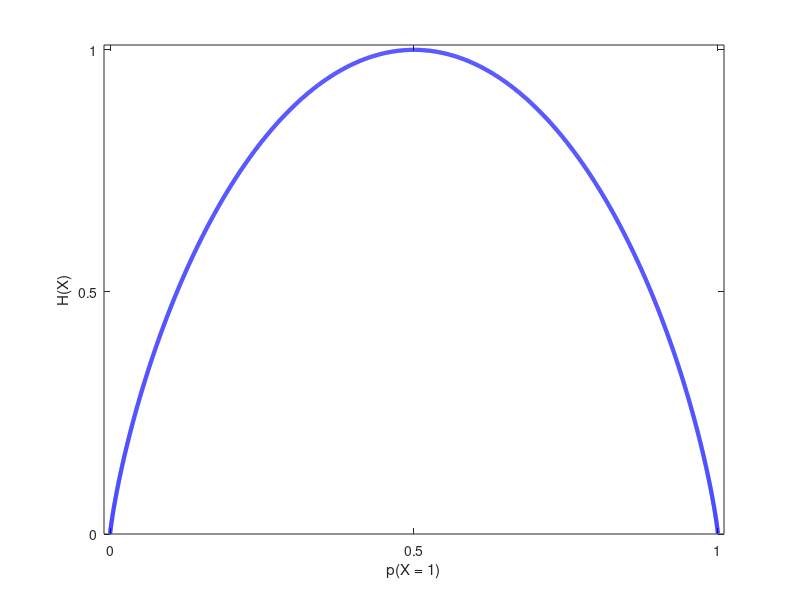

This chart was generated by the following MATLAB code: (Note: this script raises an error after producing the figure.)
% Plot the entropy of a Bernoulli random variable
%
%%
function bernoulliEntropyFig

close all;
x = 0:0.0001:1;
H = @(x) -(x.*log2(x) + (1-x).*log2(1-x));
plot(x,H(x),'-b','LineWidth',3);
axis([-0.01 1.01 0 1.01]);
xlabel('p(X = 1)');
ylabel('H(X)');
set(gca,'XTick',[0,0.5,1]);
set(gca,'YTick',[0,0.5,1]);
printPmtkFigure('bernoulliEntropy');
end